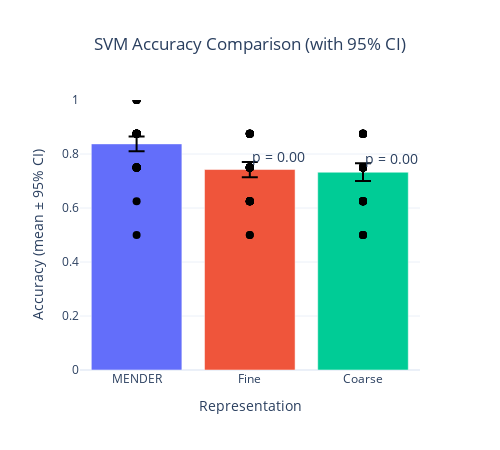

The notebook cell saved with this chart:
### Code cell
# Calculate 95% confidence intervals for each group
def mean_ci(data, confidence=0.95):
    n = len(data)
    m = np.mean(data)
    se = st.sem(data)
    h = se * st.t.ppf((1 + confidence) / 2., n-1)
    return m, h

means = []
cis = []
for arr in [mender_svc, fine_svc, coarse_svc]:
    m, h = mean_ci(arr)
    means.append(m)
    cis.append(h)

bar_names = ['MENDER', 'Fine', 'Coarse']

fig = go.Figure(
    data=[
        go.Bar(
            x=bar_names,
            y=means,
            error_y=dict(type='data', array=cis, visible=True, color='black', thickness=2, width=8),
            marker_color=['#636EFA', '#EF553B', '#00CC96'],
            showlegend=False
        )
    ]
)

# Add individual data points
all_svc = [mender_svc, fine_svc, coarse_svc]
for i, arr in enumerate(all_svc):
    fig.add_trace(
        go.Scatter(
            x=[bar_names[i]] * len(arr),
            y=arr,
            mode='markers',
            marker=dict(color='black', size=8),
            name='Data points',
            showlegend=False
        )
    )

# Add p-value annotations above the Fine and Coarse bars
fig.add_annotation(
    x='Fine',
    y=means[1] + 0.05,
    text=f"p = {p_svc_mender_fine:.2f}",
    showarrow=False,
    font=dict(size=14),
    xanchor='left'
)
fig.add_annotation(
    x='Coarse',
    y=means[2] + 0.05,
    text=f"p = {p_svc_mender_coarse:.2f}",
    showarrow=False,
    font=dict(size=14),
    xanchor='left'
)

fig.update_layout(
    title={'text': 'SVM Accuracy Comparison (with 95% CI)', 'x': 0.5, 'xanchor': 'center'},
    yaxis_title='Accuracy (mean ± 95% CI)',
    xaxis_title='Representation',
    yaxis=dict(range=[0, 1]),
    template='plotly_white',
    width=500,
    height=450
)
fig.show()

### Figure 1 — Plotly figure (JSON) as saved in the notebook; plotly's stock layout.template omitted (floating-point values rounded to 4 significant figures)
{"data": [{"error_y": {"array": [0.02709, 0.02817, 0.0329], "color": "black", "thickness": 2, "type": "data", "visible": true, "width": 8}, "marker": {"color": ["#636EFA", "#EF553B", "#00CC96"]}, "showlegend": false, "x": ["MENDER", "Fine", "Coarse"], "y": [0.8375, 0.7425, 0.7325], "type": "bar"}, {"marker": {"color": "black", "size": 8}, "mode": "markers", "name": "Data points", "showlegend": false, "x": ["MENDER", "MENDER", "MENDER", "MENDER", "MENDER", "MENDER", "MENDER", "MENDER", "MENDER", "MENDER", "MENDER", "MENDER", "MENDER", "MENDER", "MENDER", "MENDER", "MENDER", "MENDER", "MENDER", "MENDER", "MENDER", "MENDER", "MENDER", "MENDER", "MENDER", "MENDER", "MENDER", "MENDER", "MENDER", "MENDER", "MENDER", "MENDER", "MENDER", "MENDER", "MENDER", "MENDER", "MENDER", "MENDER", "MENDER", "MENDER", "MENDER", "MENDER", "MENDER", "MENDER", "MENDER", "MENDER", "MENDER", "MENDER", "MENDER", "MENDER"], "y": [0.75, 0.75, 0.875, 0.875, 0.875, 1.0, 1.0, 0.875, 0.75, 0.75, 0.875, 0.875, 0.875, 0.875, 0.75, 0.875, 0.875, 0.875, 0.5, 0.875, 0.75, 0.875, 0.75, 0.875, 0.75, 0.875, 1.0, 0.875, 0.75, 0.875, 1.0, 0.875, 0.875, 0.75, 0.75, 0.875, 0.875, 0.75, 0.875, 0.75, 0.875, 0.875, 0.75, 0.875, 0.75, 0.875, 0.875, 0.625, 1.0, 0.875], "type": "scatter"}, {"marker": {"color": "black", "size": 8}, "mode": "markers", "name": "Data points", "showlegend": false, "x": ["Fine", "Fine", "Fine", "Fine", "Fine", "Fine", "Fine", "Fine", "Fine", "Fine", "Fine", "Fine", "Fine", "Fine", "Fine", "Fine", "Fine", "Fine", "Fine", "Fine", "Fine", "Fine", "Fine", "Fine", "Fine", "Fine", "Fine", "Fine", "Fine", "Fine", "Fine", "Fine", "Fine", "Fine", "Fine", "Fine", "Fine", "Fine", "Fine", "Fine", "Fine", "Fine", "Fine", "Fine", "Fine", "Fine", "Fine", "Fine", "Fine", "Fine"], "y": [0.625, 0.625, 0.875, 0.875, 0.75, 0.75, 0.875, 0.875, 0.75, 0.625, 0.5, 0.75, 0.75, 0.875, 0.75, 0.875, 0.75, 0.75, 0.625, 0.75, 0.75, 0.75, 0.625, 0.875, 0.625, 0.75, 0.875, 0.75, 0.75, 0.75, 0.75, 0.875, 0.875, 0.75, 0.5, 0.75, 0.75, 0.625, 0.75, 0.625, 0.75, 0.875, 0.625, 0.625, 0.75, 0.75, 0.875, 0.625, 0.75, 0.75], "type": "scatter"}, {"marker": {"color": "black", "size": 8}, "mode": "markers", "name": "Data points", "showlegend": false, "x": ["Coarse", "Coarse", "Coarse", "Coarse", "Coarse", "Coarse", "Coarse", "Coarse", "Coarse", "Coarse", "Coarse", "Coarse", "Coarse", "Coarse", "Coarse", "Coarse", "Coarse", "Coarse", "Coarse", "Coarse", "Coarse", "Coarse", "Coarse", "Coarse", "Coarse", "Coarse", "Coarse", "Coarse", "Coarse", "Coarse", "Coarse", "Coarse", "Coarse", "Coarse", "Coarse", "Coarse", "Coarse", "Coarse", "Coarse", "Coarse", "Coarse", "Coarse", "Coarse", "Coarse", "Coarse", "Coarse", "Coarse", "Coarse", "Coarse", "Coarse"], "y": [0.625, 0.625, 0.875, 0.875, 0.75, 0.625, 0.875, 0.875, 0.75, 0.625, 0.5, 0.75, 0.75, 0.875, 0.625, 0.875, 0.625, 0.75, 0.75, 0.75, 0.875, 0.75, 0.75, 0.75, 0.625, 0.75, 0.875, 0.75, 0.625, 0.75, 0.75, 0.875, 0.875, 0.5, 0.5, 0.75, 0.75, 0.5, 0.75, 0.625, 0.875, 0.875, 0.75, 0.625, 0.625, 0.75, 0.875, 0.625, 0.875, 0.625], "type": "scatter"}], "layout": {"annotations": [{"font": {"size": 14}, "showarrow": false, "text": "p = 0.00", "x": "Fine", "xanchor": "left", "y": 0.7925}, {"font": {"size": 14}, "showarrow": false, "text": "p = 0.00", "x": "Coarse", "xanchor": "left", "y": 0.7825}], "title": {"text": "SVM Accuracy Comparison (with 95% CI)", "x": 0.5, "xanchor": "center"}, "yaxis": {"title": {"text": "Accuracy (mean ± 95% CI)"}, "range": [0, 1]}, "xaxis": {"title": {"text": "Representation"}}, "width": 500, "height": 450}}
